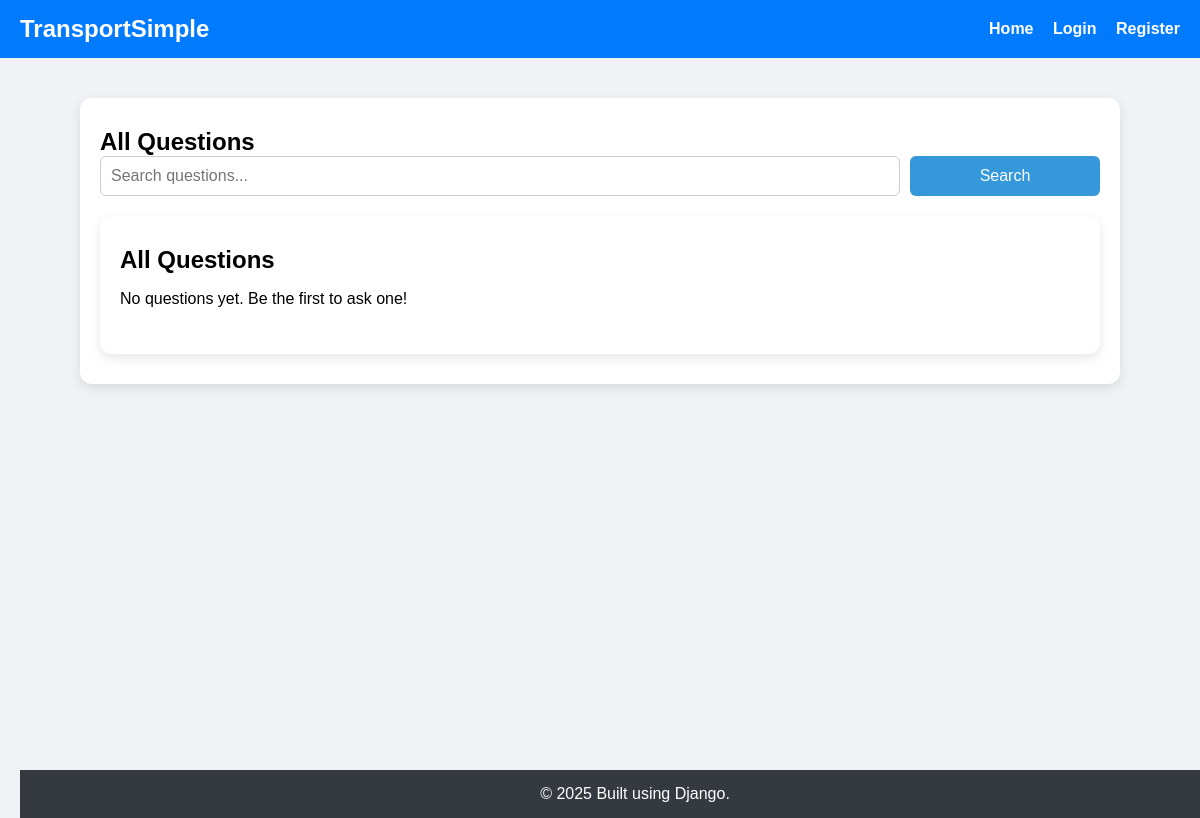
Before: /forum/questions/ with the older database file.
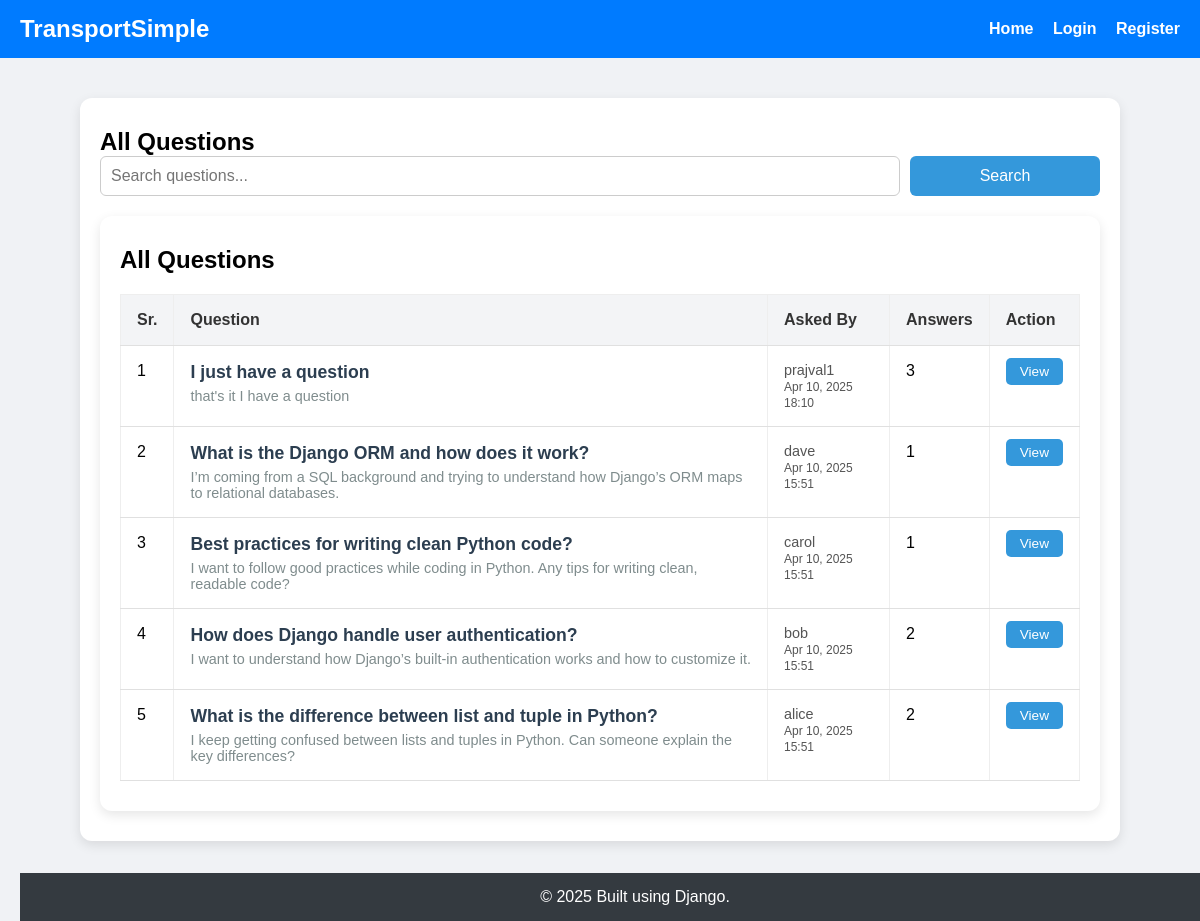
After: the same page with the newer database file.
### forum/models.py (models this page shows, shortened)
class Question(models.Model):
    user = models.ForeignKey(User, on_delete=models.CASCADE, related_name='questions')
    title = models.CharField(max_length=255)
    description = models.TextField(blank=True, null=True)
    created_at = models.DateTimeField(auto_now_add=True)
    slug = models.SlugField(max_length=255, unique=True, blank=True)

### forum/views.py (the view)
# urls.py: path('questions/', views.question_list_view, name='question_list'),
def question_list_view(request):
    context = {}
    query = request.GET.get('q')
    questions = Question.objects.all().order_by('-created_at')
    if query:
        questions = questions.filter(
            Q(title__icontains=query) | Q(description__icontains=query)
        )
    context['questions'] = questions
    context['query'] = query
    return render(request, 'questions.html', context)

### forum/templates/questions.html (shortened to what this page needs)
{% extends 'base.html' %}
{% block content %}
<div class="container">
    <h2>All Questions</h2>
    <form method="get" class="search-form">
      <input
        type="text"
        name="q"
        placeholder="Search questions..."
        value="{{ query|default:'' }}"
        class="search-input"
      >
      <button type="submit" class="search-button">Search</button>
    </form>
<div class="container">
  <h2>All Questions</h2>
  {% if questions %}
  <table class="question-table">
    <thead>
      <tr>
        <th>Sr.</th>
        <th>Question</th>
        <th>Asked By</th>
        <th>Answers</th>
        <th>Action</th>
      </tr>
    </thead>
    <tbody>
      {% for question in questions %}
      <tr>
        <td>{{ forloop.counter }}</td>
        <td>
          <div class="question-title">
            <a href="{% url 'forum:question_detail' question.pk question.slug %}">
              <strong>{{ question.title }}</strong>
            </a>
          </div>
          <div class="question-snippet">
            {{ question.description|truncatewords:20 }}
          </div>
        </td>
        <td>
          <div class="author-info">
            {{ question.user.username }}<br>
            <small>{{ question.created_at|date:"M d, Y H:i" }}</small>
          </div>
        </td>
        <td>{{ question.answers.count }}</td>
        <td>
          <a class="action-link" href="{% url 'forum:question_detail' question.pk question.slug %}">View</a>
        </td>
      </tr>
      {% endfor %}
    </tbody>
  </table>
  {% else %}
    <p>No questions yet. Be the first to ask one!</p>
  {% endif %}
</div>
{% endblock %}

### authentication/templates/base.html (shortened to what this page needs)
{% load static %}
<!DOCTYPE html>
<html>
  <head>
    <link rel="stylesheet" href="{% static 'css/theme.css' %}" />
    <link rel="stylesheet" href="{% static 'css/auth.css' %}" />
    <link rel="stylesheet" href="{% static 'css/forum.css' %}" />
  </head>
  <body>
    <header>
      <h1>TransportSimple</h1>
      <nav>
        {% if user.is_authenticated %} Welcome, {{ request.user.username }}
        <a href="{% url 'authentication:dashboard' %}">Home</a>
        <a href="{% url 'forum:ask_question' %}">Ask Question</a>
        <a href="{% url 'forum:question_list' %}">All Questions</a>
        <a href="{% url 'authentication:logout' %}">Logout</a>
        {% else %}
        <a href="{% url 'authentication:dashboard' %}">Home</a>
        <a href="{% url 'authentication:login' %}">Login</a>
        <a href="{% url 'authentication:register' %}">Register</a>
        {% endif %}
      </nav>
    </header>
    <div class="content">{% block content %}{% endblock %}</div>
    <footer>&copy; 2025 Built using Django.</footer>
  </body>
</html>

### authentication/static/css/theme.css (style rules this page uses)
body { margin: 0; font-family: Arial, sans-serif; background: #f0f2f5; }
header { background-color: #007bff; color: white; padding: 15px 20px; display: flex; justify-content: space-between; align-items: center; }
header h1 { margin: 0; font-size: 24px; }
header nav a { color: white; margin-left: 15px; text-decoration: none; font-weight: bold; }
footer { background-color: #343a40; color: white; text-align: center; padding: 15px; position: fixed; width: 100%; bottom: 0; }
.content { padding: 40px 20px 80px; min-height: 80vh; }
.container { background: white; padding: 25px; border-radius: 12px; box-shadow: 0 4px 12px rgba(0, 0, 0, 0.1); margin-bottom: 20px; }
h1 { margin-bottom: 20px; }
h2 { margin: 0; }
a { text-align: center; color: #007bff; }
button { width: 100%; padding: 10px; background: #007bff; border: none; color: white; border-radius: 5px; cursor: pointer; }
table { text-align: left; width: 100%; }
.container table { width: 100%; border-spacing: 0px; border-radius: 10px; }
.container td, .container th { border: 1px solid #eee; padding: 10px; }
input { width: 100%; padding: 10px 14px; margin: 20px 0px; border: 1px solid #ccc; border-radius: 8px; font-size: 16px; transition: border-color 0.3s ease; box-sizing: border-box }

### forum/static/css/forum.css (style rules this page uses)
.question-table { width: 100%; border-collapse: collapse; }
.question-table th, .question-table td { padding: 12px 15px; border-bottom: 1px solid #e0e0e0; text-align: left; }
.question-table th { background-color: #f1f1f1; }
.container { max-width: 1000px; margin: auto; padding: 30px 20px; }
.question-table { width: 100%; border-collapse: collapse; margin-top: 20px; }
.question-table th, .question-table td { padding: 16px; text-align: left; border-bottom: 1px solid #e0e0e0; vertical-align: top; }
.question-table th { background-color: #f3f4f6; color: #333; }
.question-title a { font-size: 1.1rem; color: #2c3e50; text-decoration: none; }
.question-snippet { font-size: 0.9rem; color: #7f8c8d; margin-top: 5px; }
.author-info { font-size: 0.9rem; color: #555; }
.action-link { padding: 6px 14px; background-color: #3498db; color: white; text-decoration: none; border-radius: 5px; font-size: 0.85rem; }
.search-form { display: flex; gap: 10px; margin-bottom: 20px; }
.search-input { flex: 1; padding: 10px; font-size: 1rem; border: 1px solid #ccc; border-radius: 6px; min-width: 80%; margin: 0; }
.search-button { padding: 10px 18px; font-size: 1rem; background-color: #3498db; border: none; color: white; border-radius: 6px; cursor: pointer; }

Changed rows visible on the page:
added Question: title "I just have a question", description "that's it I have a question", user.username "prajval1", created_at "Apr 10, 2025 18:10", answers.count "3"
added Question: title "What is the Django ORM and how does it work?", description "I’m coming from a SQL background and trying to understand how Django’s ORM maps to relational databases.", user.username "dave", created_at "Apr 10, 2025 15:51", answers.count "1"
added Question: title "Best practices for writing clean Python code?", description "I want to follow good practices while coding in Python. Any tips for writing clean, readable code?", user.username "carol", created_at "Apr 10, 2025 15:51", answers.count "1"
added Question: title "How does Django handle user authentication?", description "I want to understand how Django’s built-in authentication works and how to customize it.", user.username "bob", created_at "Apr 10, 2025 15:51", answers.count "2"
added Question: title "What is the difference between list and tuple in Python?", description "I keep getting confused between lists and tuples in Python. Can someone explain the key differences?", user.username "alice", created_at "Apr 10, 2025 15:51", answers.count "2"
Other visible differences:
text no longer shown: "No questions yet. Be the first to ask one!"
text now shown: "Sr. Question Asked By Answers Action"
